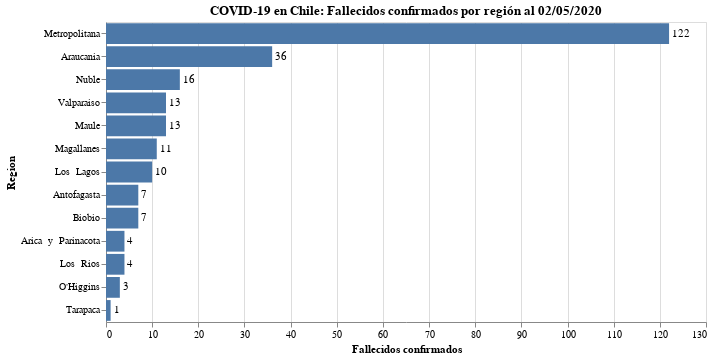

Notebook code for this chart:
### Code cell
#hide_input
bars = alt.Chart(data_raw.reset_index()).mark_bar().encode(
    x = alt.X('Fallecidos:Q', axis=alt.Axis(title='Fallecidos confirmados')),
    y = alt.Y('Region:N', sort='-x'),
    tooltip = 'Fallecidos'
).properties(
    title=f'COVID-19 en Chile: Fallecidos confirmados por región al {today_es_format}'
)

text = bars.mark_text(
    align='left',
    baseline='middle',
    dx=3  # Nudges text to right so it doesn't appear on top of the bar
).encode(
    text='Fallecidos:Q'
)

bars.configure_title(
    fontSize=20,
    font='Courier',
    anchor='start',
    color='gray'
)

(bars + text).properties(width=600, height=300)

### Figure 1 — Vega-Lite specification as saved in the notebook (floating-point values rounded to 4 significant figures)
{"config": {"view": {"continuousWidth": 400, "continuousHeight": 300}}, "layer": [{"mark": "bar", "encoding": {"tooltip": {"type": "quantitative", "field": "Fallecidos"}, "x": {"type": "quantitative", "axis": {"title": "Fallecidos confirmados"}, "field": "Fallecidos"}, "y": {"type": "nominal", "field": "Region", "sort": "-x"}}, "title": "COVID-19 en Chile: Fallecidos confirmados por región al 02/05/2020"}, {"mark": {"type": "text", "align": "left", "baseline": "middle", "dx": 3}, "encoding": {"text": {"type": "quantitative", "field": "Fallecidos"}, "tooltip": {"type": "quantitative", "field": "Fallecidos"}, "x": {"type": "quantitative", "axis": {"title": "Fallecidos confirmados"}, "field": "Fallecidos"}, "y": {"type": "nominal", "field": "Region", "sort": "-x"}}, "title": "COVID-19 en Chile: Fallecidos confirmados por región al 02/05/2020"}], "data": {"name": "data-7189cc3582225b2e3603483d8ffb3ad3"}, "height": 300, "width": 600, "$schema": "https://vega.github.io/schema/vega-lite/v4.8.1.json", "datasets": {"data-7189cc3582225b2e3603483d8ffb3ad3": [{"Region": "Arica  y  Parinacota", "Casos  totales  acumulados": 307, "Casos  nuevos  totales": 10, "Casos  nuevos  con  sintomas": 4, "Casos  nuevos  sin  sintomas*": 6, "Fallecidos": 4, "%  Total": "167%"}, {"Region": "Tarapaca", "Casos  totales  acumulados": 212, "Casos  nuevos  totales": 12, "Casos  nuevos  con  sintomas": 11, "Casos  nuevos  sin  sintomas*": 1, "Fallecidos": 1, "%  Total": "1.15%"}, {"Region": "Antofagasta", "Casos  totales  acumulados": 679, "Casos  nuevos  totales": 90, "Casos  nuevos  con  sintomas": 80, "Casos  nuevos  sin  sintomas*": 10, "Fallecidos": 7, "%  Total": "3.68%"}, {"Region": "Valparaiso", "Casos  totales  acumulados": 614, "Casos  nuevos  totales": 46, "Casos  nuevos  con  sintomas": 42, "Casos  nuevos  sin  sintomas*": 4, "Fallecidos": 13, "%  Total": "3.33%"}, {"Region": "Metropolitana", "Casos  totales  acumulados": 11661, "Casos  nuevos  totales": 1145, "Casos  nuevos  con  sintomas": 998, "Casos  nuevos  sin  sintomas*": 147, "Fallecidos": 122, "%  Total": "63.25%"}, {"Region": "O'Higgins", "Casos  totales  acumulados": 120, "Casos  nuevos  totales": 11, "Casos  nuevos  con  sintomas": 10, "Casos  nuevos  sin  sintomas*": 1, "Fallecidos": 3, "%  Total": "0.65%"}, {"Region": "Maule", "Casos  totales  acumulados": 396, "Casos  nuevos  totales": 2, "Casos  nuevos  con  sintomas": 2, "Casos  nuevos  sin  sintomas*": 0, "Fallecidos": 13, "%  Total": "2.15%"}, {"Region": "Nuble", "Casos  totales  acumulados": 776, "Casos  nuevos  totales": 8, "Casos  nuevos  con  sintomas": 4, "Casos  nuevos  sin  sintomas*": 4, "Fallecidos": 16, "%  Total": "4.21%"}, {"Region": "Biobio", "Casos  totales  acumulados": 751, "Casos  nuevos  totales": 22, "Casos  nuevos  con  sintomas": 19, "Casos  nuevos  sin  sintomas*": 3, "Fallecidos": 7, "%  Total": "4.07%"}, {"Region": "Araucania", "Casos  totales  acumulados": 1314, "Casos  nuevos  totales": 19, "Casos  nuevos  con  sintomas": 19, "Casos  nuevos  sin  sintomas*": 0, "Fallecidos": 36, "%  Total": "7.13%"}, {"Region": "Los  Rios", "Casos  totales  acumulados": 196, "Casos  nuevos  totales": 7, "Casos  nuevos  con  sintomas": 7, "Casos  nuevos  sin  sintomas*": 0, "Fallecidos": 4, "%  Total": "1.06%"}, {"Region": "Los  Lagos", "Casos  totales  acumulados": 513, "Casos  nuevos  totales": 12, "Casos  nuevos  con  sintomas": 11, "Casos  nuevos  sin  sintomas*": 1, "Fallecidos": 10, "%  Total": "2.78%"}, {"Region": "Magallanes", "Casos  totales  acumulados": 752, "Casos  nuevos  totales": 26, "Casos  nuevos  con  sintomas": 25, "Casos  nuevos  sin  sintomas*": 1, "Fallecidos": 11, "%  Total": "4.08%"}]}}
